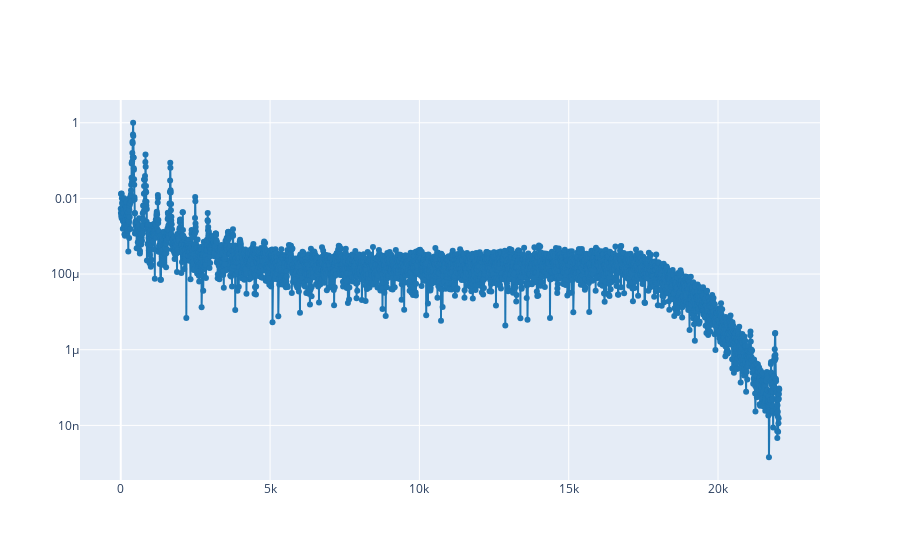

The cell this chart's notebook holds for it:
### Markdown cell above
3.2. Now, define a harmonic signal, `y` whose fundamental frequency is the defined in Lab 1. Go step by step adding a new harmonic in each step. Plot both signals (the reference and the synthesized) and try to reproduce the shape of the reference signal.

**Note 1**: in order to have a similar shape, we need to select the amplitudes and phases carefully. One way to do this is to define the harmonic signal as follows:

$$y(t) = \sum_{k=1}^K A_k\cos\left(2\pi kf_0 t + k \phi - (k-1)\pi/2 \right), $$

where $K$ is the number of harmonics, $f_0$ is the fundamental frequency, $A_k$ is the amplitude (weight) of each harmonic and $\phi$ is the phase of the signal (defined in Lab1 Ex 2.4).

**Note 2**:
Define the $A_k$ values relative to the fundamental frequency. This means to define $A_1=1$ and the others less than 1. You can use Audacity to plot the spectrum of the fragment selected of the reference audio and measure the relative amplitudes of the harmonics.

**Note 3**: Normalize the amplitude of the signal by the same amplitude of the reference. For instance, if the amplitude of the reference signal is 0.33, you can normalize the syntesized signal by first dividing by its maximum and then multiplyng by 0.33:

```
y = 0.33 * y / np.amax(y)
```

### Code cell
def plt_spectrum(z, t_start1=0.763):
    from util import plot_spectrum_at
    from scipy import signal
    windows_len = 8192
    ff, tt, S = signal.spectrogram(z, 44100, nperseg=windows_len, noverlap=windows_len/2)
    plot_spectrum_at(ff, tt, S, t_start1)

plt_spectrum(ref)

### Figure 1 — Plotly figure (JSON) as saved in the notebook; plotly's stock layout.template omitted (floating-point values rounded to 4 significant figures; data arrays with more than 128 entries replaced by an {"elided": "..."} marker saying what was removed)
{"data": [{"line": {"color": "#1f77b4", "shape": "linear"}, "mode": "lines+markers", "type": "scatter", "x": {"elided": "4097 float values"}, "y": {"elided": "4097 float values"}}], "layout": {"yaxis": {"type": "log"}}}
